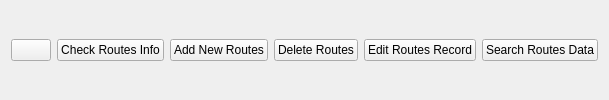
            <widget class="QWidget" name="ManageRoutesButtonWidget" native="true">
             <layout class="QHBoxLayout" name="horizontalLayout_4">
              <item>
               <widget class="QPushButton" name="pushButton_55">
                <property name="maximumSize">
                 <size>
                  <width>50</width>
                  <height>16777215</height>
                 </size>
                </property>
                <property name="text">
                 <string/>
                </property>
                <property name="icon">
                 <iconset>
                  <normaloff>:/Icons/Icons/menu.svg</normaloff>:/Icons/Icons/menu.svg</iconset>
                </property>
               </widget>
              </item>
              <item>
               <widget class="QPushButton" name="pushButton_23">
                <property name="text">
                 <string>Check Routes Info</string>
                </property>
               </widget>
              </item>
              <item>
               <widget class="QPushButton" name="pushButton_24">
                <property name="text">
                 <string>Add New Routes</string>
                </property>
               </widget>
              </item>
              <item>
               <widget class="QPushButton" name="pushButton_25">
                <property name="text">
                 <string>Delete Routes</string>
                </property>
               </widget>
              </item>
              <item>
               <widget class="QPushButton" name="pushButton_26">
                <property name="text">
                 <string>Edit Routes Record</string>
                </property>
               </widget>
              </item>
              <item>
               <widget class="QPushButton" name="pushButton_27">
                <property name="text">
                 <string>Search Routes Data</string>
                </property>
               </widget>
              </item>
             </layout>
            </widget>
